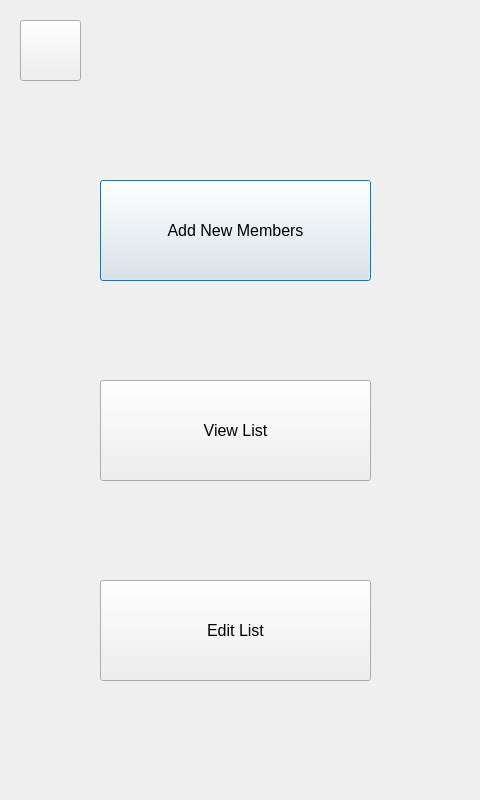
<?xml version="1.0" encoding="UTF-8"?>
<ui version="4.0">
 <class>regMain</class>
 <widget class="QDialog" name="regMain">
  <property name="geometry">
   <rect>
    <x>0</x>
    <y>0</y>
    <width>480</width>
    <height>800</height>
   </rect>
  </property>
  <property name="font">
   <font>
    <pointsize>9</pointsize>
    <weight>50</weight>
    <bold>false</bold>
   </font>
  </property>
  <property name="windowTitle">
   <string>Dialog</string>
  </property>
  <widget class="QPushButton" name="addN">
   <property name="geometry">
    <rect>
     <x>100</x>
     <y>180</y>
     <width>271</width>
     <height>101</height>
    </rect>
   </property>
   <property name="font">
    <font>
     <pointsize>12</pointsize>
     <weight>50</weight>
     <bold>false</bold>
    </font>
   </property>
   <property name="text">
    <string>Add New Members</string>
   </property>
  </widget>
  <widget class="QPushButton" name="viewL">
   <property name="geometry">
    <rect>
     <x>100</x>
     <y>380</y>
     <width>271</width>
     <height>101</height>
    </rect>
   </property>
   <property name="font">
    <font>
     <pointsize>12</pointsize>
     <weight>50</weight>
     <bold>false</bold>
    </font>
   </property>
   <property name="text">
    <string>View List</string>
   </property>
  </widget>
  <widget class="QPushButton" name="editL">
   <property name="geometry">
    <rect>
     <x>100</x>
     <y>580</y>
     <width>271</width>
     <height>101</height>
    </rect>
   </property>
   <property name="font">
    <font>
     <pointsize>12</pointsize>
     <weight>50</weight>
     <bold>false</bold>
    </font>
   </property>
   <property name="text">
    <string>Edit List</string>
   </property>
  </widget>
  <widget class="QPushButton" name="back">
   <property name="geometry">
    <rect>
     <x>20</x>
     <y>20</y>
     <width>61</width>
     <height>61</height>
    </rect>
   </property>
   <property name="font">
    <font>
     <pointsize>22</pointsize>
     <weight>75</weight>
     <bold>true</bold>
    </font>
   </property>
   <property name="styleSheet">
    <string notr="true">image: url(:/backButtonVector/backButtonVec.png);</string>
   </property>
   <property name="text">
    <string/>
   </property>
  </widget>
 </widget>
 <resources>
  <include location="backButton.qrc"/>
 </resources>
 <connections/>
</ui>
